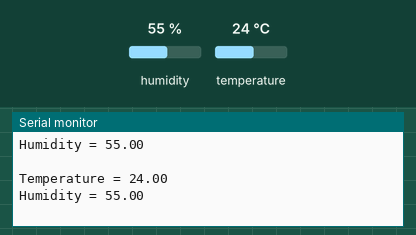
Bench run of a sketch on a simulated Arduino Uno, built with avr-gcc and run on an emulated ATmega328P. Parts: the last lines printed to the serial monitor. The inputs (shaded band) are chosen by the test bench; at power-on: humidity 55 %, temperature 24 °C.

Above: at 1.3 s.
1.4 s: humidity set to 22 %
At 1.93 s:
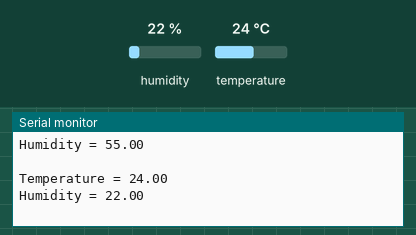
2.9 s: temperature set to 12 °C
At 3.51 s:
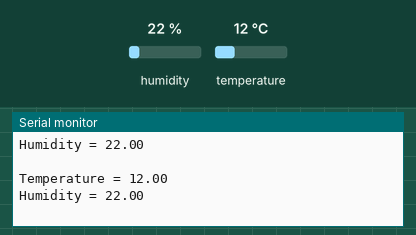
4.4 s: humidity set to 40 %
At 5.08 s:
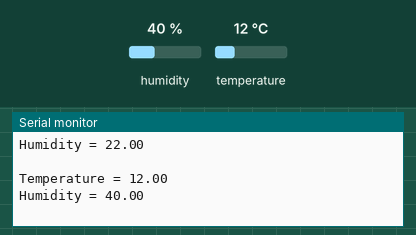
Timing chart, 0 to 7.4 s (numbered marks = the images above; inputs shaded):
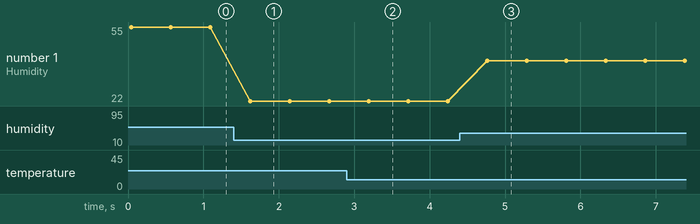

Measured:
- after the input at 1.4 s, the serial monitor: prints a new line after 0.22 s (image 1)
- after the input at 2.9 s, the serial monitor: prints a new line after 0.27 s (image 2)
- after the input at 4.4 s, the serial monitor: prints a new line after 0.36 s (image 3)
- plotted number 1: 55 → 22 after the input at 1.4 s, 22 → 40 after the input at 4.4 s

The sketch:

arduino_dht11.ino
```cpp
#include <dht.h>

dht DHT;

#define DHT11_PIN 7

void setup(){
  Serial.begin(9600);
}

void loop(){
  int chk = DHT.read11(DHT11_PIN);
  Serial.print("Temperature = ");
  Serial.println(DHT.temperature);
  Serial.print("Humidity = ");
  Serial.println(DHT.humidity);
  Serial.println(" ");
  delay(500);
}
```
